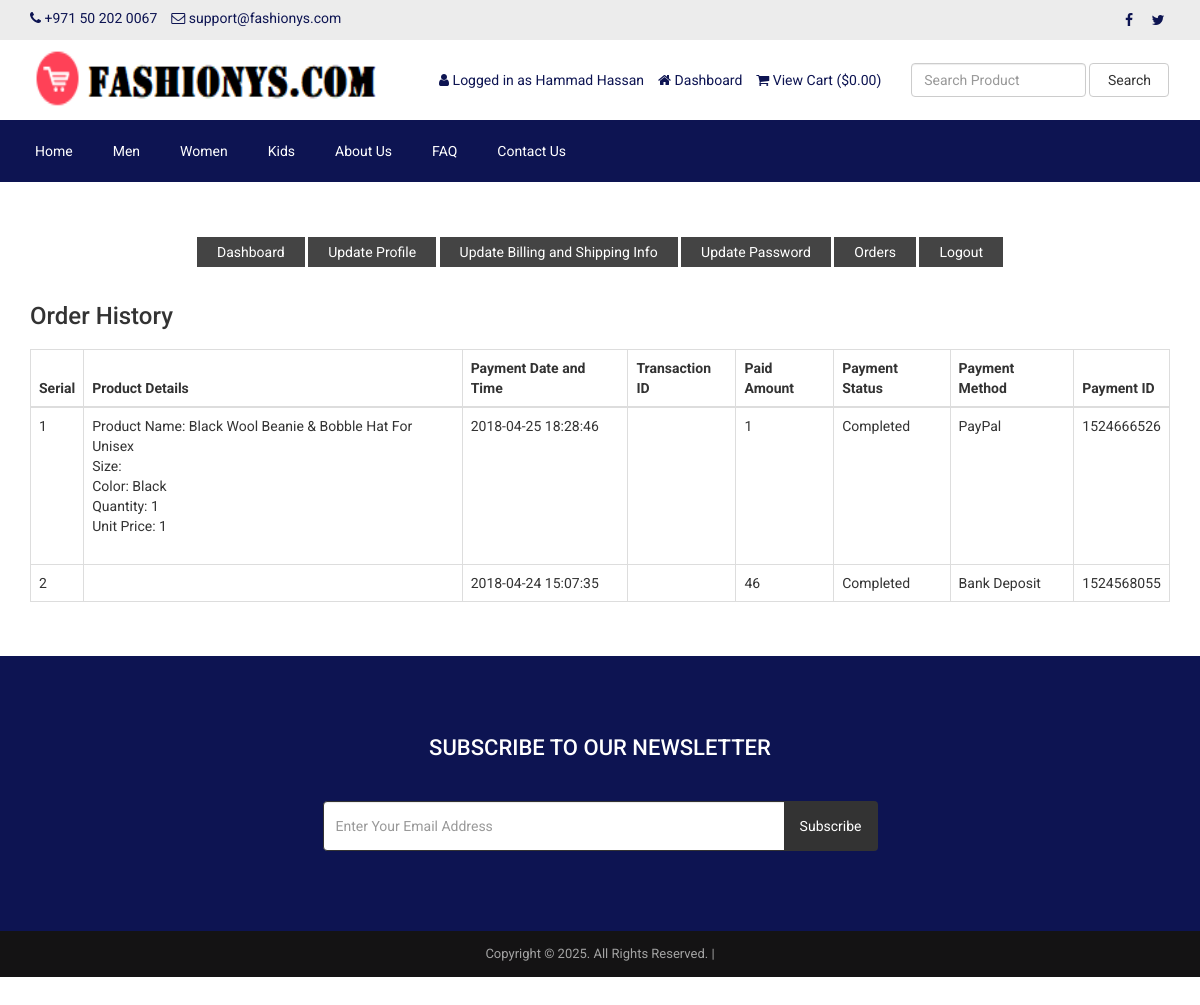
Page /php_app/customer-order.php (signed in) on the committed database.
### tables this page shows
CREATE TABLE `tbl_settings` (
  `id` int(11) NOT NULL,
  `logo` varchar(255) NOT NULL,
  `favicon` varchar(255) NOT NULL,
  `footer_about` text NOT NULL,
  `footer_copyright` text NOT NULL,
  `contact_address` text NOT NULL,
  `contact_email` varchar(255) NOT NULL,
  `contact_phone` varchar(255) NOT NULL,
  `contact_fax` varchar(255) NOT NULL,
  `contact_map_iframe` text NOT NULL,
  `receive_email` varchar(255) NOT NULL,
  `receive_email_subject` varchar(255) NOT NULL,
  `receive_email_thank_you_message` text NOT NULL,
  `forget_password_message` text NOT NULL,
  `total_recent_post_footer` int(10) NOT NULL,
  `total_popular_post_footer` int(10) NOT NULL,
  `total_recent_post_sidebar` int(11) NOT NULL,
  `total_popular_post_sidebar` int(11) NOT NULL,
  `total_featured_product_home` int(11) NOT NULL,
  `total_latest_product_home` int(11) NOT NULL,
  `total_popular_product_home` int(11) NOT NULL,
  `meta_title_home` text NOT NULL,
  `meta_keyword_home` text NOT NULL,
  `meta_description_home` text NOT NULL,
  `banner_login` varchar(255) NOT NULL,
  `banner_registration` varchar(255) NOT NULL,
  `banner_forget_password` varchar(255) NOT NULL,
  `banner_reset_password` varchar(255) NOT NULL,
  `banner_search` varchar(255) NOT NULL,
  `banner_cart` varchar(255) NOT NULL,
  `banner_checkout` varchar(255) NOT NULL,
  `banner_product_category` varchar(255) NOT NULL,
  `banner_blog` varchar(255) NOT NULL,
  `cta_title` varchar(255) NOT NULL,
  `cta_content` text NOT NULL,
  `cta_read_more_text` varchar(255) NOT NULL,
  `cta_read_more_url` varchar(255) NOT NULL,
  `cta_photo` varchar(255) NOT NULL,
  `featured_product_title` varchar(255) NOT NULL,
  `featured_product_subtitle` varchar(255) NOT NULL,
  `latest_product_title` varchar(255) NOT NULL,
  `latest_product_subtitle` varchar(255) NOT NULL,
  `popular_product_title` varchar(255) NOT NULL,
  `popular_product_subtitle` varchar(255) NOT NULL,
  `testimonial_title` varchar(255) NOT NULL,
  `testimonial_subtitle` varchar(255) NOT NULL,
  `testimonial_photo` varchar(255) NOT NULL,
  `blog_title` varchar(255) NOT NULL,
  `blog_subtitle` varchar(255) NOT NULL,
  `newsletter_text` text NOT NULL,
  `paypal_email` varchar(255) NOT NULL,
  `stripe_public_key` varchar(255) NOT NULL,
  `stripe_secret_key` varchar(255) NOT NULL,
  `bank_detail` text NOT NULL,
  `before_head` text NOT NULL,
  `after_body` text NOT NULL,
  `before_body` text NOT NULL,
  `home_service_on_off` int(11) NOT NULL,
  `home_welcome_on_off` int(11) NOT NULL,
  `home_featured_product_on_off` int(11) NOT NULL,
  `home_latest_product_on_off` int(11) NOT NULL,
  `home_popular_product_on_off` int(11) NOT NULL,
  `home_testimonial_on_off` int(11) NOT NULL,
  `home_blog_on_off` int(11) NOT NULL,
  `newsletter_on_off` int(11) NOT NULL,
  `ads_above_welcome_on_off` int(1) NOT NULL,
  `ads_above_featured_product_on_off` int(1) NOT NULL,
  `ads_above_latest_product_on_off` int(1) NOT NULL,
  `ads_above_popular_product_on_off` int(1) NOT NULL,
  `ads_above_testimonial_on_off` int(1) NOT NULL,
  `ads_category_sidebar_on_off` int(1) NOT NULL
);

CREATE TABLE `tbl_social` (
  `social_id` int(11) NOT NULL,
  `social_name` varchar(30) NOT NULL,
  `social_url` varchar(255) NOT NULL,
  `social_icon` varchar(30) NOT NULL
);

CREATE TABLE `tbl_top_category` (
  `tcat_id` int(11) NOT NULL,
  `tcat_name` varchar(255) NOT NULL,
  `show_on_menu` int(1) NOT NULL
);

CREATE TABLE `tbl_page` (
  `id` int(11) NOT NULL,
  `about_title` varchar(255) NOT NULL,
  `about_content` text NOT NULL,
  `about_banner` varchar(255) NOT NULL,
  `about_meta_title` varchar(255) NOT NULL,
  `about_meta_keyword` text NOT NULL,
  `about_meta_description` text NOT NULL,
  `faq_title` varchar(255) NOT NULL,
  `faq_banner` varchar(255) NOT NULL,
  `faq_meta_title` varchar(255) NOT NULL,
  `faq_meta_keyword` text NOT NULL,
  `faq_meta_description` text NOT NULL,
  `blog_title` varchar(255) NOT NULL,
  `blog_banner` varchar(255) NOT NULL,
  `blog_meta_title` varchar(255) NOT NULL,
  `blog_meta_keyword` text NOT NULL,
  `blog_meta_description` text NOT NULL,
  `contact_title` varchar(255) NOT NULL,
  `contact_banner` varchar(255) NOT NULL,
  `contact_meta_title` varchar(255) NOT NULL,
  `contact_meta_keyword` text NOT NULL,
  `contact_meta_description` text NOT NULL,
  `pgallery_title` varchar(255) NOT NULL,
  `pgallery_banner` varchar(255) NOT NULL,
  `pgallery_meta_title` varchar(255) NOT NULL,
  `pgallery_meta_keyword` text NOT NULL,
  `pgallery_meta_description` text NOT NULL,
  `vgallery_title` varchar(255) NOT NULL,
  `vgallery_banner` varchar(255) NOT NULL,
  `vgallery_meta_title` varchar(255) NOT NULL,
  `vgallery_meta_keyword` text NOT NULL,
  `vgallery_meta_description` text NOT NULL
);

CREATE TABLE `tbl_payment` (
  `id` int(11) NOT NULL,
  `customer_id` int(11) NOT NULL,
  `customer_name` varchar(255) NOT NULL,
  `customer_email` varchar(255) NOT NULL,
  `payment_date` varchar(50) NOT NULL,
  `txnid` varchar(255) NOT NULL,
  `paid_amount` int(11) NOT NULL,
  `card_number` varchar(50) NOT NULL,
  `card_cvv` varchar(10) NOT NULL,
  `card_month` varchar(10) NOT NULL,
  `card_year` varchar(10) NOT NULL,
  `bank_transaction_info` text NOT NULL,
  `payment_method` varchar(20) NOT NULL,
  `payment_status` varchar(25) NOT NULL,
  `shipping_status` varchar(20) NOT NULL,
  `payment_id` varchar(255) NOT NULL
);

CREATE TABLE `tbl_order` (
  `id` int(11) NOT NULL,
  `product_id` int(11) NOT NULL,
  `product_name` varchar(255) NOT NULL,
  `size` varchar(100) NOT NULL,
  `color` varchar(100) NOT NULL,
  `quantity` varchar(50) NOT NULL,
  `unit_price` varchar(50) NOT NULL,
  `payment_id` varchar(255) NOT NULL
);

### php_app/customer-order.php (the view, shortened to what this page needs)
<?php require_once('header.php'); ?>
<div class="page">
    <div class="container">
        <div class="row">
            <div class="col-md-12">
                <?php require_once('customer-sidebar.php'); ?>
            </div>
            <div class="col-md-12">
                <div class="user-content">
                    <h3><?php echo LANG_VALUE_25; ?></h3>
                    <div class="table-responsive">
                        <table class="table table-bordered">
                            <thead>
                                <tr>
                                    <th><?php echo LANG_VALUE_7; ?></th>
                                    <th><?php echo LANG_VALUE_48; ?></th>
                                    <th><?php echo LANG_VALUE_27; ?></th>
                                    <th><?php echo LANG_VALUE_28; ?></th>
                                    <th><?php echo LANG_VALUE_29; ?></th>
                                    <th><?php echo LANG_VALUE_30; ?></th>
                                    <th><?php echo LANG_VALUE_31; ?></th>
                                    <th><?php echo LANG_VALUE_32; ?></th>
                                </tr>
                            </thead>
                            <tbody>
            <?php
            $limit = 10;
            $page = @$_GET['page'];
            if($page)
                $start = ($page - 1) * $limit;
            else
                $start = 0;
            $statement = $pdo->prepare("SELECT * FROM tbl_payment WHERE customer_email=? ORDER BY id DESC LIMIT $start, $limit");
            $statement->execute(array($_SESSION['customer']['cust_email']));
            $result = $statement->fetchAll(PDO::FETCH_ASSOC);
            if ($page == 0) $page = 1;
            ?>
                                <?php
                                $tip = $page*10-10;
                                foreach ($result as $row) {
                                    $tip++;
                                    ?>
                                    <tr>
                                        <td><?php echo $tip; ?></td>
                                        <td>
                                            <?php
                                            $statement1 = $pdo->prepare("SELECT * FROM tbl_order WHERE payment_id=?");
                                            $statement1->execute(array($row['payment_id']));
                                            $result1 = $statement1->fetchAll(PDO::FETCH_ASSOC);
                                            foreach ($result1 as $row1) {
                                                echo 'Product Name: '.$row1['product_name'];
                                                echo '<br>Size: '.$row1['size'];
                                                echo '<br>Color: '.$row1['color'];
                                                echo '<br>Quantity: '.$row1['quantity'];
                                                echo '<br>Unit Price: '.$row1['unit_price'];
                                                echo '<br><br>';
                                            }
                                            ?>
                                        </td>
                                        <td><?php echo $row['payment_date']; ?></td>
                                        <td><?php echo $row['txnid']; ?></td>
                                        <td><?php echo $row['paid_amount']; ?></td>
                                        <td><?php echo $row['payment_status']; ?></td>
                                        <td><?php echo $row['payment_method']; ?></td>
                                        <td><?php echo $row['payment_id']; ?></td>
                                    </tr>
                                    <?php
                                }
                                ?>
                            </tbody>
                        </table>
                        <div class="pagination" style="overflow: hidden;">
                    </div>
                </div>
            </div>
        </div>
    </div>
</div>
<?php require_once('footer.php'); ?>

### php_app/header.php (shortened to what this page needs)
<?php
include("admin/inc/config.php");
$statement = $pdo->prepare("SELECT * FROM tbl_settings WHERE id=1");
$statement->execute();
$result = $statement->fetchAll(PDO::FETCH_ASSOC);
foreach ($result as $row)
{
	$logo = $row['logo'];
	$contact_email = $row['contact_email'];
	$contact_phone = $row['contact_phone'];
}
?>
<!DOCTYPE html>
<html lang="en">
<head>
	<link rel="stylesheet" href="assets/css/bootstrap.min.css">
	<link rel="stylesheet" href="assets/css/font-awesome.min.css">
	<link rel="stylesheet" href="assets/css/owl.carousel.min.css">
	<link rel="stylesheet" href="assets/css/owl.theme.default.min.css">
	<link rel="stylesheet" href="assets/css/jquery.bxslider.min.css">
    <link rel="stylesheet" href="assets/css/magnific-popup.css">
    <link rel="stylesheet" href="assets/css/rating.css">
	<link rel="stylesheet" href="assets/css/spacing.css">
	<link rel="stylesheet" href="assets/css/bootstrap-touch-slider.css">
	<link rel="stylesheet" href="assets/css/animate.min.css">
	<link rel="stylesheet" href="assets/css/tree-menu.css">
	<link rel="stylesheet" href="assets/css/select2.min.css">
	<link rel="stylesheet" href="assets/css/main.css">
	<link rel="stylesheet" href="assets/css/responsive.css">
	<?php
	$statement = $pdo->prepare("SELECT * FROM tbl_page WHERE id=1");
	$statement->execute();
	$result = $statement->fetchAll(PDO::FETCH_ASSOC);
		?>
</head>
<body>
<div class="top">
	<div class="container">
		<div class="row">
			<div class="col-md-6 col-sm-6 col-xs-12">
				<div class="left">
					<ul>
						<li><i class="fa fa-phone"></i> <?php echo $contact_phone; ?></li>
						<li><i class="fa fa-envelope-o"></i> <?php echo $contact_email; ?></li>
					</ul>
				</div>
			</div>
			<div class="col-md-6 col-sm-6 col-xs-12">
				<div class="right">
					<ul>
						<?php
						$statement = $pdo->prepare("SELECT * FROM tbl_social");
						$statement->execute();
						$result = $statement->fetchAll(PDO::FETCH_ASSOC);
						foreach ($result as $row) {
							?>
							<?php if($row['social_url'] != ''): ?>
							<li><a href="<?php echo $row['social_url']; ?>"><i class="<?php echo $row['social_icon']; ?>"></i></a></li>
							<?php endif; ?>
							<?php
						}
						?>
					</ul>
				</div>
			</div>
		</div>
	</div>
</div>
<div class="header">
	<div class="container">
		<div class="row inner">
			<div class="col-md-4 logo">
				<a href="index.php"><img src="assets/uploads/<?php echo $logo; ?>" alt="logo image"></a>
			</div>
			<div class="col-md-5 right">
				<ul>
					<?php
					if(isset($_SESSION['customer'])) {
						?>
						<li><i class="fa fa-user"></i> <?php echo LANG_VALUE_13; ?> <?php echo $_SESSION['customer']['cust_name']; ?></li>
						<li><a href="dashboard.php"><i class="fa fa-home"></i> <?php echo LANG_VALUE_89; ?></a></li>
						<?php
					} else {
						?>
						<li><a href="login.php"><i class="fa fa-sign-in"></i> <?php echo LANG_VALUE_9; ?></a></li>
						<li><a href="registration.php"><i class="fa fa-user-plus"></i> <?php echo LANG_VALUE_15; ?></a></li>
						<?php
					}
					?>
					<li><a href="cart.php"><i class="fa fa-shopping-cart"></i> <?php echo LANG_VALUE_19; ?> (<?php echo LANG_VALUE_1; ?><?php
					if(isset($_SESSION['cart_p_id'])) {
						$table_total_price = 0;
						$i=0;
	                    foreach($_SESSION['cart_p_qty'] as $key => $value)
	                    {
	                        $i++;
	                        $arr_cart_p_qty[$i] = $value;
	                    }                    $i=0;
	                    foreach($_SESSION['cart_p_current_price'] as $key => $value)
	                    {
	                        $i++;
	                        $arr_cart_p_current_price[$i] = $value;
	                    }
	                    for($i=1;$i<=count($arr_cart_p_qty);$i++) {
	                    	$row_total_price = $arr_cart_p_current_price[$i]*$arr_cart_p_qty[$i];
	                        $table_total_price = $table_total_price + $row_total_price;
	                    }
						echo $table_total_price;
					} else {
						echo '0.00';
					}
					?>)</a></li>
				</ul>
			</div>
			<div class="col-md-3 search-area">
				<form class="navbar-form navbar-left" role="search" action="search-result.php" method="get">
					<div class="form-group">
						<input type="text" class="form-control search-top" placeholder="<?php echo LANG_VALUE_2; ?>" name="search_text">
					</div>
					<button type="submit" class="btn btn-default"><?php echo LANG_VALUE_3; ?></button>
				</form>
			</div>
		</div>
	</div>
</div>
<div class="nav">
	<div class="container">
		<div class="row">
			<div class="col-md-12 pl_0 pr_0">
				<div class="menu-container">
					<div class="menu">
						<ul>
							<li><a href="index.php">Home</a></li>
							<?php
							$statement = $pdo->prepare("SELECT * FROM tbl_top_category WHERE show_on_menu=1");
							$statement->execute();
							$result = $statement->fetchAll(PDO::FETCH_ASSOC);
							foreach ($result as $row) {
								?>
								<li><a href="product-category.php?id=<?php echo $row['tcat_id']; ?>&type=top-category"><?php echo $row['tcat_name']; ?></a>
								</li>
								<?php
							}
							?>
							<?php
							$statement = $pdo->prepare("SELECT * FROM tbl_page WHERE id=1");
							$statement->execute();
							$result = $statement->fetchAll(PDO::FETCH_ASSOC);
							foreach ($result as $row) {
								$about_title = $row['about_title'];
								$faq_title = $row['faq_title'];
								$contact_title = $row['contact_title'];
							}
							?>
							<li><a href="about.php"><?php echo $about_title; ?></a></li>
							<li><a href="faq.php"><?php echo $faq_title; ?></a></li>
							<li><a href="contact.php"><?php echo $contact_title; ?></a></li>
						</ul>
					</div>
				</div>
			</div>
		</div>
	</div>
</div>

### php_app/footer.php (shortened to what this page needs)
<?php
$statement = $pdo->prepare("SELECT * FROM tbl_settings WHERE id=1");
$statement->execute();
$result = $statement->fetchAll(PDO::FETCH_ASSOC);
foreach ($result as $row)
{
	$footer_copyright = $row['footer_copyright'];
    $newsletter_on_off = $row['newsletter_on_off'];
}
?>
<?php if($newsletter_on_off == 1): ?>
<section class="home-newsletter">
	<div class="container">
		<div class="row">
			<div class="col-md-6 col-md-offset-3">
				<div class="single">
				<form action="" method="post">
					<h2><?php echo LANG_VALUE_93; ?></h2>
					<div class="input-group">
			        	<input type="email" class="form-control" placeholder="<?php echo LANG_VALUE_95; ?>" name="email_subscribe">
			         	<span class="input-group-btn">
			         	<button class="btn btn-theme" type="submit" name="form_subscribe"><?php echo LANG_VALUE_92; ?></button>
			         	</span>
			        </div>
				</div>
			</div>
		</div>
	</div>
</section>
<?php endif; ?>
<div class="footer-bottom">
	<div class="container">
		<div class="row">
			<div class="col-md-12 copyright">
				<?php echo $footer_copyright; ?>
			</div>
		</div>
	</div>
</div>
</body>
</html>

### rows in the picture
tbl_settings: contact_phone "+971 50 202 0067", contact_email "support@fashionys.com", logo (picture), footer_copyright "Copyright © 2025. All Rights Reserved. |"
tbl_top_category: tcat_name "Men"
tbl_top_category: tcat_name "Women"
tbl_top_category: tcat_name "Kids"
tbl_page: about_title "About Us", faq_title "FAQ", contact_title "Contact Us"
tbl_payment: payment_date "2018-04-25 18:28:46", paid_amount "1", payment_status "Completed", payment_method "PayPal", payment "1524666526"
tbl_order: product_name "Black Wool Beanie & Bobble Hat For Unisex", color "Black", quantity "1", unit_price "1"
tbl_payment: payment_date "2018-04-24 15:07:35", paid_amount "46", payment_status "Completed", payment_method "Bank Deposit", payment "1524568055"

### other values in the picture
LANG_VALUE_13 "Logged in as"
$_SESSION['customer']['cust_name'] "Hammad Hassan"
LANG_VALUE_89 "Dashboard"
LANG_VALUE_19 "View Cart"
LANG_VALUE_1 "$"
LANG_VALUE_3 "Search"
LANG_VALUE_117 "Update Profile"
LANG_VALUE_88 "Update Billing and Shipping Info"
LANG_VALUE_99 "Update Password"
LANG_VALUE_24 "Orders"
LANG_VALUE_14 "Logout"
LANG_VALUE_25 "Order History"
LANG_VALUE_7 "Serial"
LANG_VALUE_48 "Product Details"
LANG_VALUE_27 "Payment Date and Time"
